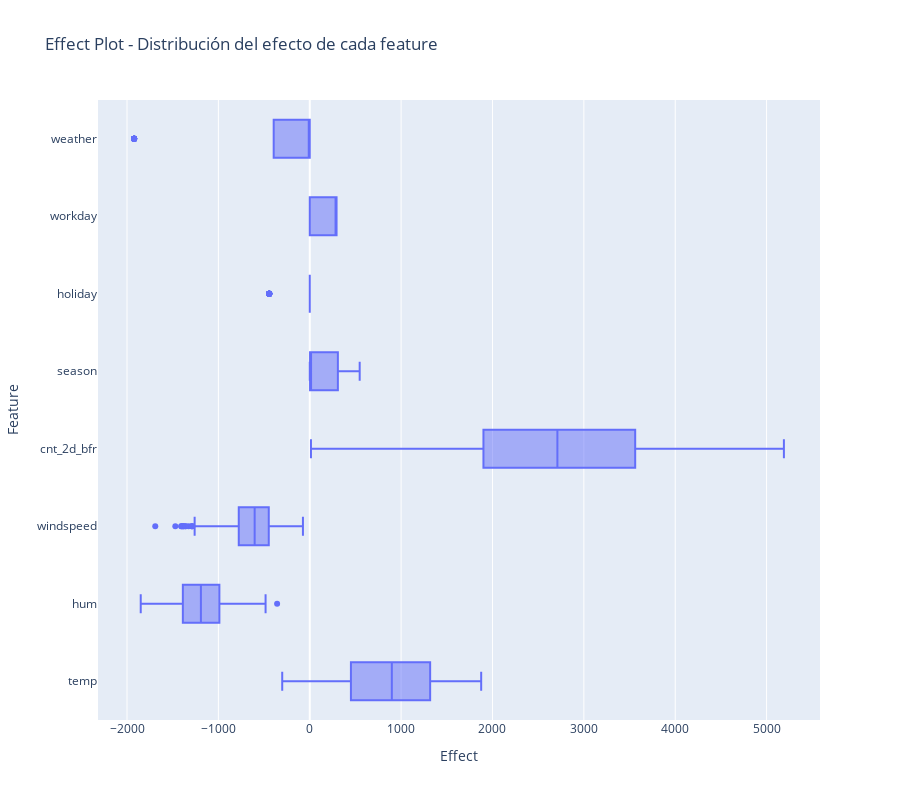

Write notebook code for a chart like this one.
### Markdown cell above
El **effect plot** para cada feature grafica la distribución de los pesos por los valores de los features a lo largo del dataset. Muestra cuánto aporta en la práctica esa variable a las predicciones.

### Code cell
numeric_vars = ['temp', 'hum', 'windspeed', 'cnt_2d_bfr']
categorical_vars = ['season', 'holiday', 'workday', 'weather']
dummies = {var: [col for col in X.columns if col.startswith(var+'_')] for var in categorical_vars}
effects_numeric = X[numeric_vars] * model.params[numeric_vars] 
effects_categorical = pd.DataFrame()
for var, cols in dummies.items():
    effects_categorical[var] = X[cols].dot(model.params[cols])
effects_total = pd.concat([effects_numeric, effects_categorical], axis=1)
effects_long = effects_total.reset_index().melt(id_vars='index', var_name='Feature', value_name='Effect')
fig = px.box(effects_long, y='Feature', x='Effect', 
#points='all',
             title='Effect Plot - Distribución del efecto de cada feature',
             height=800)
fig.show()

### Figure 1 — Plotly figure (JSON) as saved in the notebook; plotly's stock layout.template omitted (floating-point values rounded to 4 significant figures; data arrays with more than 128 entries replaced by an {"elided": "..."} marker saying what was removed)
{"data": [{"alignmentgroup": "True", "hovertemplate": "Effect=%{x}<br>Feature=%{y}<extra></extra>", "legendgroup": "", "marker": {"color": "#636efa"}, "name": "", "notched": false, "offsetgroup": "", "orientation": "h", "showlegend": false, "type": "box", "x": {"elided": "5824 float values"}, "x0": " ", "xaxis": "x", "y": {"elided": "5824 str values"}, "y0": " ", "yaxis": "y"}], "layout": {"boxmode": "group", "height": 800, "legend": {"tracegroupgap": 0}, "title": {"text": "Effect Plot - Distribución del efecto de cada feature"}, "xaxis": {"anchor": "y", "domain": [0, 1], "title": {"text": "Effect"}}, "yaxis": {"anchor": "x", "domain": [0, 1], "title": {"text": "Feature"}}}}
